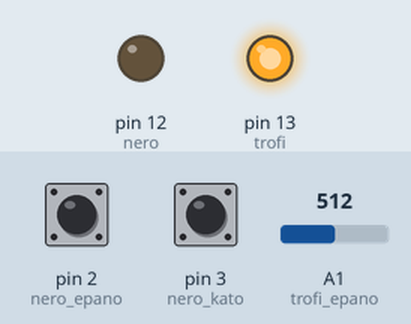
The sketch below on a simulated Arduino Uno, built with avr-gcc and run on an emulated ATmega328P. On the bench: output pins drawn as LEDs (lit = HIGH). The test bench sets the inputs (shaded band); at power-on: A1 (trofi_epano) = 512, pin 2 (nero_epano) HIGH, pin 3 (nero_kato) HIGH.

Above: at 1.2 s.
1.3 s: A1 (trofi_epano) set to 588
2.8 s: A1 (trofi_epano) set to 618
At 3.6 s:
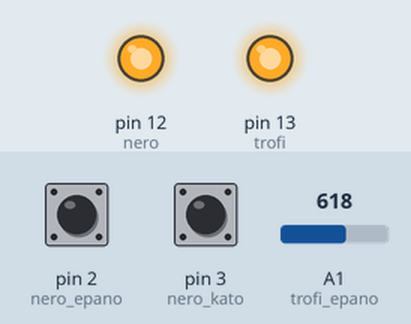
Timing chart, 0 to 5.8 s (numbered marks = the images above; inputs shaded):
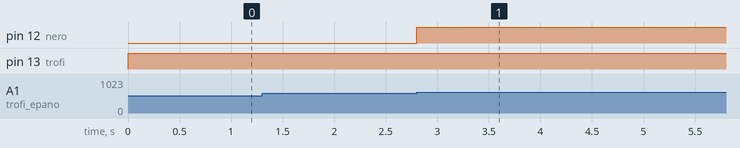

The sketch:

test1.ino
```cpp
int trofi=13;
int nero=12;
int trofi_epano=A1;
int trofi_kato=A0;
int orio_trofis=600;
int nero_epano=2;
int nero_kato=3;
void setup()
{
  // initialize digital pin LED_BUILTIN as an output.
  pinMode(trofi, OUTPUT);
  digitalWrite(trofi, LOW);
  pinMode(nero, OUTPUT);
  digitalWrite(nero, LOW);
  pinMode(nero_epano,INPUT_PULLUP);
  pinMode(nero_kato,INPUT_PULLUP);

}

// the loop function runs over and over again forever
void loop()
{

// trofi
  if (analogRead(trofi_kato)<orio_trofis)
    while(analogRead(trofi_epano)<orio_trofis)
        digitalWrite(trofi, HIGH);
  else
  digitalWrite(trofi, LOW);


// nero
  if (digitalRead(nero_kato))
    while(digitalRead(nero_epano))
        digitalWrite(nero, HIGH);
  else
  digitalWrite(nero, LOW);
}
```

Measured:
- the behaviour switches between 599 and 600 on A1 (trofi_epano) (found by bisection; images 0 and 1)
- after the input at 1.3 s, every drawn part: stays the same
- after the input at 2.8 s, pin 12 (nero): LOW → HIGH at once
